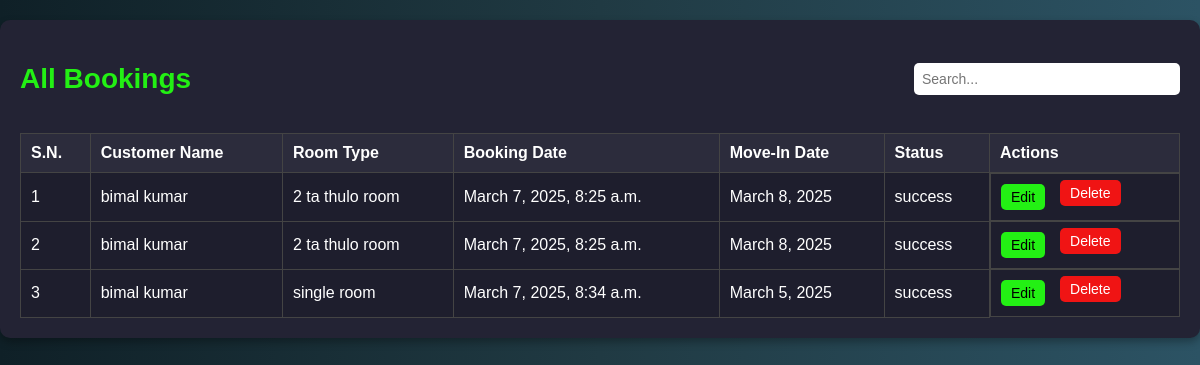
The app's page /all_bookings/ with its own data.
### Renter/models.py (models this page shows, shortened)
class Booking(models.Model):
    PENDING = 'Pending'
    APPROVED = 'Approved'
    REJECTED = 'Rejected'
    STATUS_CHOICES = [
        (PENDING, 'Pending'),
        (APPROVED, 'Approved'),
        (REJECTED, 'Rejected'),
    ]
    room = models.ForeignKey(Room, on_delete=models.CASCADE, related_name='bookings')
    renter = models.ForeignKey(Renter, on_delete=models.CASCADE, related_name='bookings')
    booking_date = models.DateTimeField(auto_now_add=True, null=True)
    move_in_date = models.DateField()
    status = models.CharField(max_length=10, choices=STATUS_CHOICES, default=PENDING, null=True)
    rental_duration = models.CharField(help_text="Duration in months", max_length=40)
    payment_status = models.BooleanField(default=False)
    approved = models.BooleanField(default=False, null=True)
    payment_amount = models.DecimalField(max_digits=10, decimal_places=2, default=0.00, null=True)  # New field for payment amount

class Renter(models.Model):
    user = models.OneToOneField(User, on_delete=models.CASCADE, related_name='renter')
    contact_number = models.CharField(max_length=15)
    preferred_location = models.CharField(max_length=255, null=True, blank=True)
    profile_picture = models.ImageField(upload_to='renter_pictures/', null=True, blank=True)
    is_renter = models.BooleanField(default=True, null=True)

### Landlord/models.py (models this page shows, shortened)
class Room(models.Model):
    ROOM_TYPE = [
        ('Single', 'Single'),
        ('Double', 'Double'),
        ('Flat', 'Flat'),
    ]
    owner = models.ForeignKey(Landlord, on_delete=models.CASCADE, null=True)
    title = models.CharField(max_length=255)
    price = models.DecimalField(max_digits=10, decimal_places=2)
    location = models.CharField(max_length=255)
    description = models.TextField()
    room_type = models.CharField(choices=ROOM_TYPE, max_length=10, null=True, default="Single")
    is_available = models.BooleanField(default=True)
    image = models.ManyToManyField('RoomImage', related_name='rooms')
    total_booked_amount = models.DecimalField(max_digits=10, decimal_places=2, default=0.00, null=True)

### ROOM_FINDER/views.py (the view)
# urls.py: path('all_bookings/', all_bookings, name='all_bookings'),
def all_bookings(request):
    bookings = Booking.objects.all()
    context = {
        "bookings" : bookings,
    }
    return render(request, "all_bookings.html", context)

### ROOM_FINDER/templates/all_bookings.html (shortened to what this page needs)
<!DOCTYPE html>
<html lang="en">
<head>
</head>
<body>
    <div class="container">
        <div class="top-bar">
            <h2>All Bookings</h2>
            <input type="text" id="searchInput" placeholder="Search..." onkeyup="searchTable()">
        </div>
        {% if bookings %}
            <table id="bookingTable">
                <thead>
                    <tr>
                        <th>S.N.</th>
                        <th>Customer Name</th>
                        <th>Room Type</th>
                        <th>Booking Date</th>
                        <th>Move-In Date</th>
                        <th>Status</th>
                        <th>Actions</th>
                    </tr>
                </thead>
                <tbody>
                    {% for booking in bookings %}
                        <tr>
                            <td>{{ forloop.counter }}</td>
                            <td>{{ booking.renter.user.first_name }}{{ booking.renter.user.last_name }}</td>
                            <td>{{ booking.room.title }}</td>
                            <td>{{ booking.booking_date }}</td>
                            <td>{{ booking.move_in_date }}</td>
                            <td>{{ booking.status }}</td>
                            <td class="actions">
                                <a href="#" class="edit">Edit</a>
                                <form method="POST" action="#" style="display: inline;">
                                    <a href="#" class="delete" onclick="this.closest('form').submit(); return confirm('Are you sure you want to delete this booking?');">Delete</a>
                                </form>
                            </td>
                        </tr>
                    {% endfor %}
                </tbody>
            </table>
        {% else %}
            <p>No bookings available.</p>
        {% endif %}
    </div>
</body>
</html>

### ROOM_FINDER/templates/all_bookings.html (style rules this page uses)
body { font-family: Arial, sans-serif; background: linear-gradient(to right, #0f2027, #203a43, #2c5364); color: white; margin: 0; padding: 0; }
.container { max-width: 1200px; margin: 20px auto; background: #232334; padding: 20px; border-radius: 10px; box-shadow: 0 4px 8px rgba(0, 0, 0, 0.3); }
.top-bar { display: flex; justify-content: space-between; align-items: center; margin-bottom: 15px; }
h2 { color: #23f014; font-size: 28px; }
#searchInput { padding: 8px; width: 250px; border: none; border-radius: 5px; font-size: 14px; }
table { width: 100%; border-collapse: collapse; margin-top: 10px; }
th, td { border: 1px solid #444; padding: 10px; text-align: left; white-space: nowrap; }
th { background: #2c2c3c; }
td { background: #1e1e2d; }
.actions { display: flex; gap: 15px; }
.edit, .delete { padding: 5px 10px; text-decoration: none; font-size: 14px; border-radius: 5px; cursor: pointer; }
.edit { background: #23f014; color: black; }
.delete { background: #f01414; color: white; }

### records on screen
Booking: renter.user.first_name "bimal kumar", room "2 ta thulo room", booking_date "March 7, 2025, 8:25 a.m.", move_in_date "March 8, 2025", status "success"
Booking: renter.user.first_name "bimal kumar", room "2 ta thulo room", booking_date "March 7, 2025, 8:25 a.m.", move_in_date "March 8, 2025", status "success"
Booking: renter.user.first_name "bimal kumar", room "single room", booking_date "March 7, 2025, 8:34 a.m.", move_in_date "March 5, 2025", status "success"
